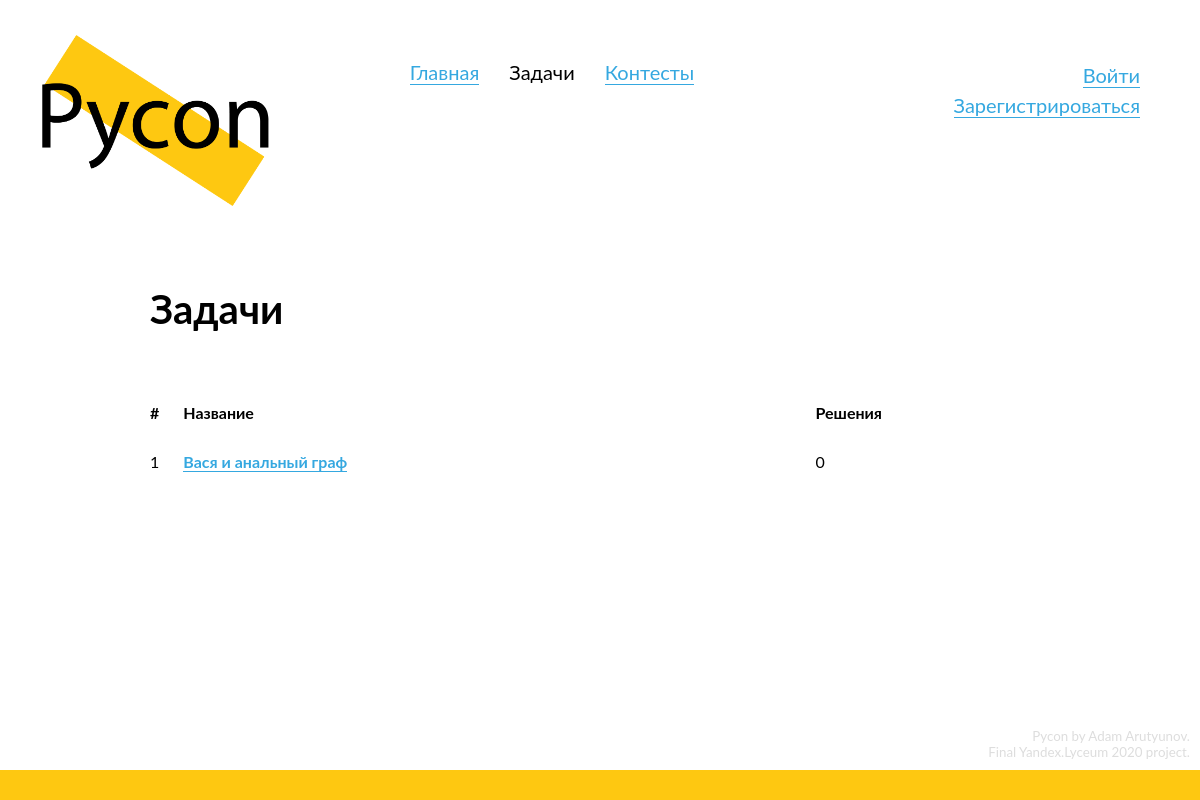
The page /problems on the database as committed earlier.
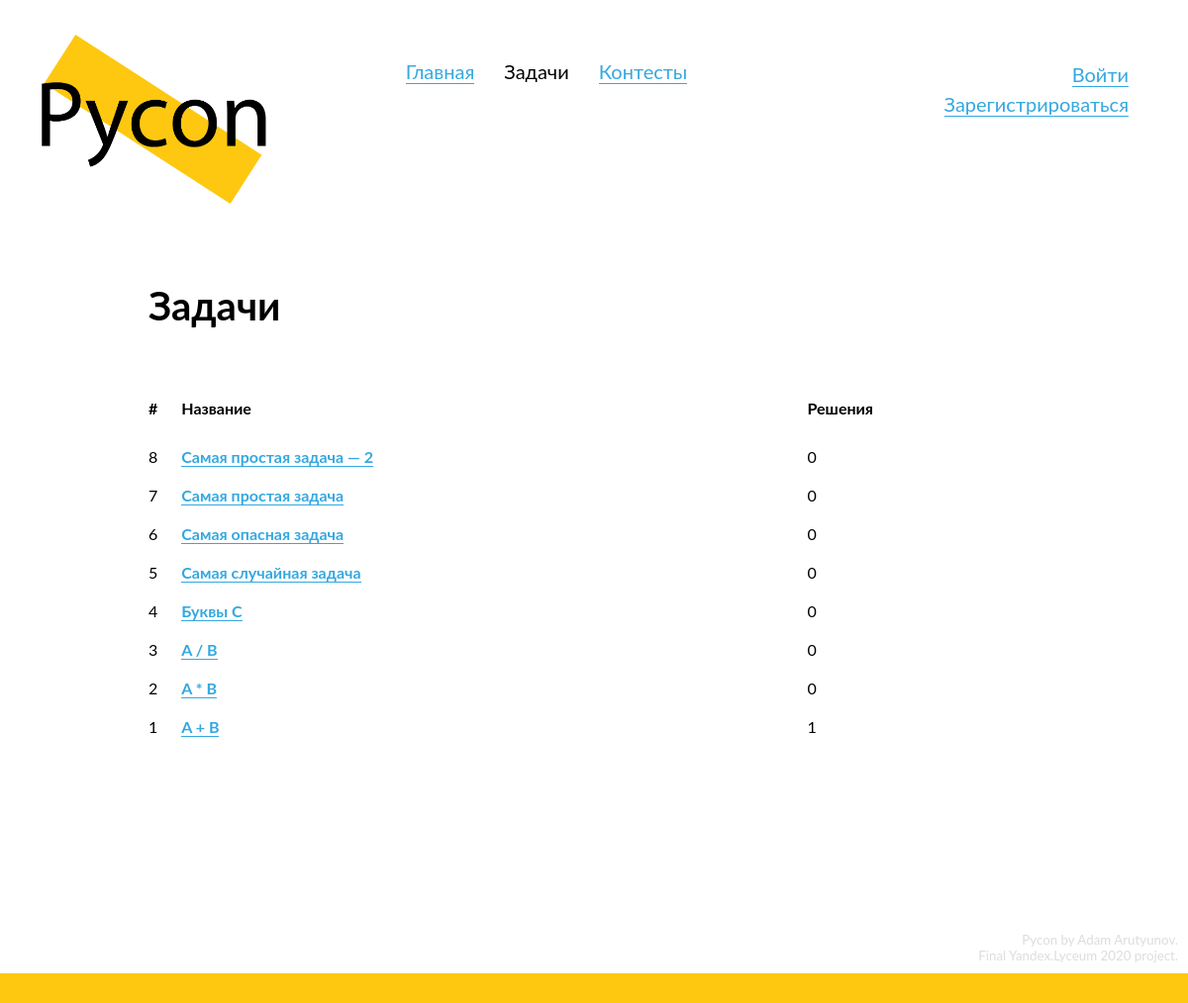
The same page on the database as committed later.
### data/models/problem.py (models this page shows, shortened)
class Problem(SqlAlchemyBase, SerializerMixin):
    __tablename__ = 'problems'
    id = Column(Integer, primary_key=True, autoincrement=True)
    name = Column(String, nullable=True)
    situation = Column(String, nullable=False)
    input_data = Column(String, nullable=True)
    output_data = Column(String, nullable=True)
    tests = orm.relation("Test", back_populates='problem')
    time_limit = Column(Integer, nullable=True)
    memory_limit = Column(Integer, nullable=True)
    @property
    def users_solved(self):
        return list(map(lambda x: x.user, filter(lambda x: x.solved, self.users)))

### Pycon.py (the view)
@app.route('/problems')
def problems():
    session = db_session.create_session()
    problems = session.query(Problem).order_by(Problem.id.desc()).all()
    return render_template('problems.html', title="Задачи",
                           problems=problems)

### data/db_session.py (called while the page is built)
def create_session() -> Session:
    global __scoped_session
    return __scoped_session

### templates/problems.html (shortened to what this page needs)
{% extends "base.html" %}
{% block content %}
  <div class="content-header">
    <h2>
      Задачи
    </h2>
  </div>
  <div class="content-block">
    {% if problems %}
      <table class="submissions-table">
        <tr>
          <th class="id-td">
            <span>
              #
            </span>
          </th>
          <th class="problemname-td">
            <span>
              Название
            </span>
          </th>
          <th class="solutions-td">
            <span>
              Решения
            </span>
          </th>
        </tr>
        {% for problem in problems %}
          <tr>
              <td class="id-td">
              </div>
              {{ problem.id }}
            </td>
            <td class="problemname-td">
              <a href="/problems/{{ problem.id }}">{{ problem.name }}</a>
            </td>
            <td class="solutions-td">
              {{ problem.users_solved|length }}
            </td>
          </tr>
        {% endfor %}
    {% endif %}
{% endblock %}

Rows that differ between the two databases and show on the page:
added Problem: id "8", name "Самая простая задача — 2", users_solved|length "0"
added Problem: id "7", name "Самая простая задача", users_solved|length "0"
added Problem: id "6", name "Самая опасная задача", users_solved|length "0"
added Problem: id "5", name "Самая случайная задача", users_solved|length "0"
added Problem: id "4", name "Буквы C", users_solved|length "0"
added Problem: id "3", name "A / B", users_solved|length "0"
added Problem: id "2", name "A * B", users_solved|length "0"
changed Problem id 1: name "Вася и анальный граф" → "A + B"; users_solved|length "0" → "1"
